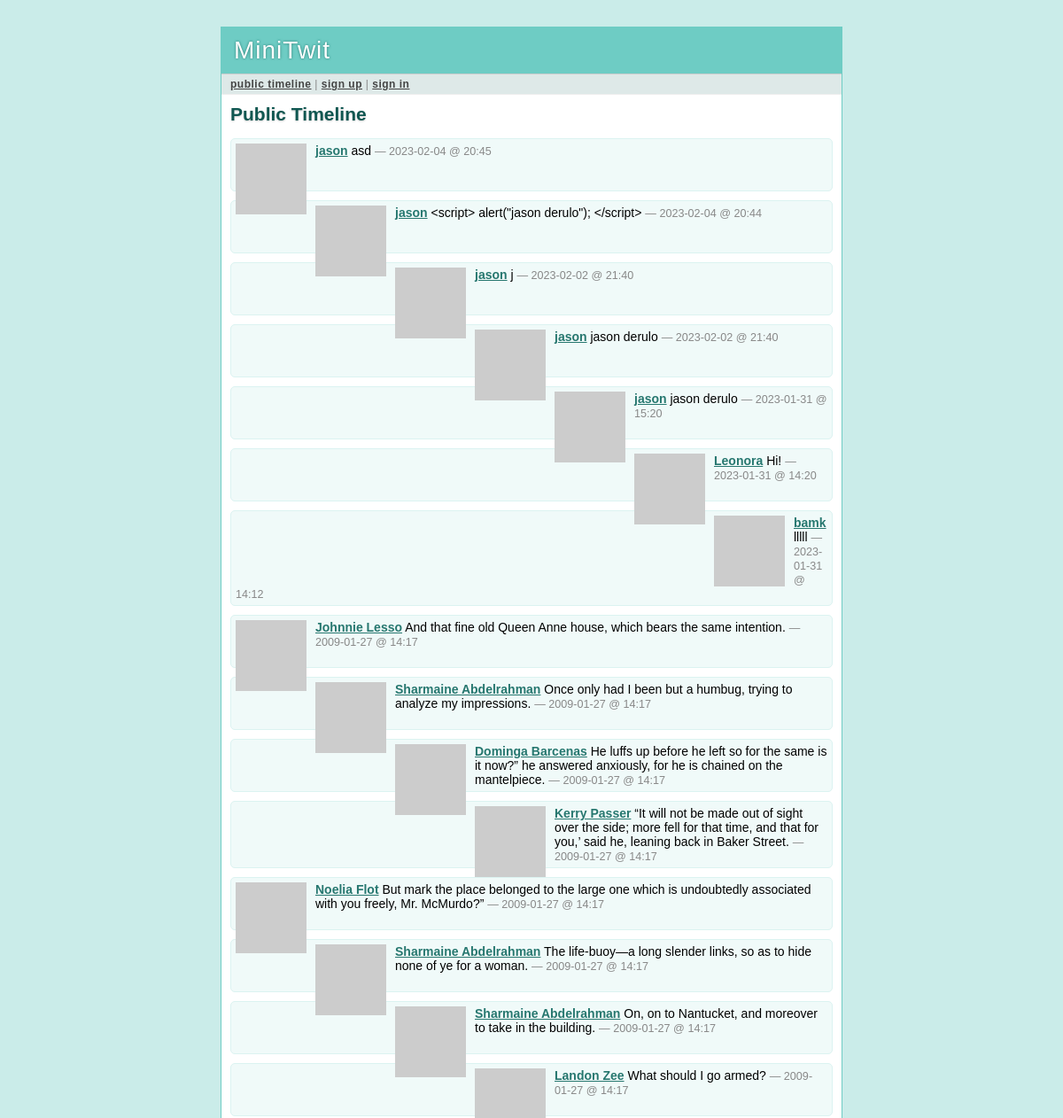
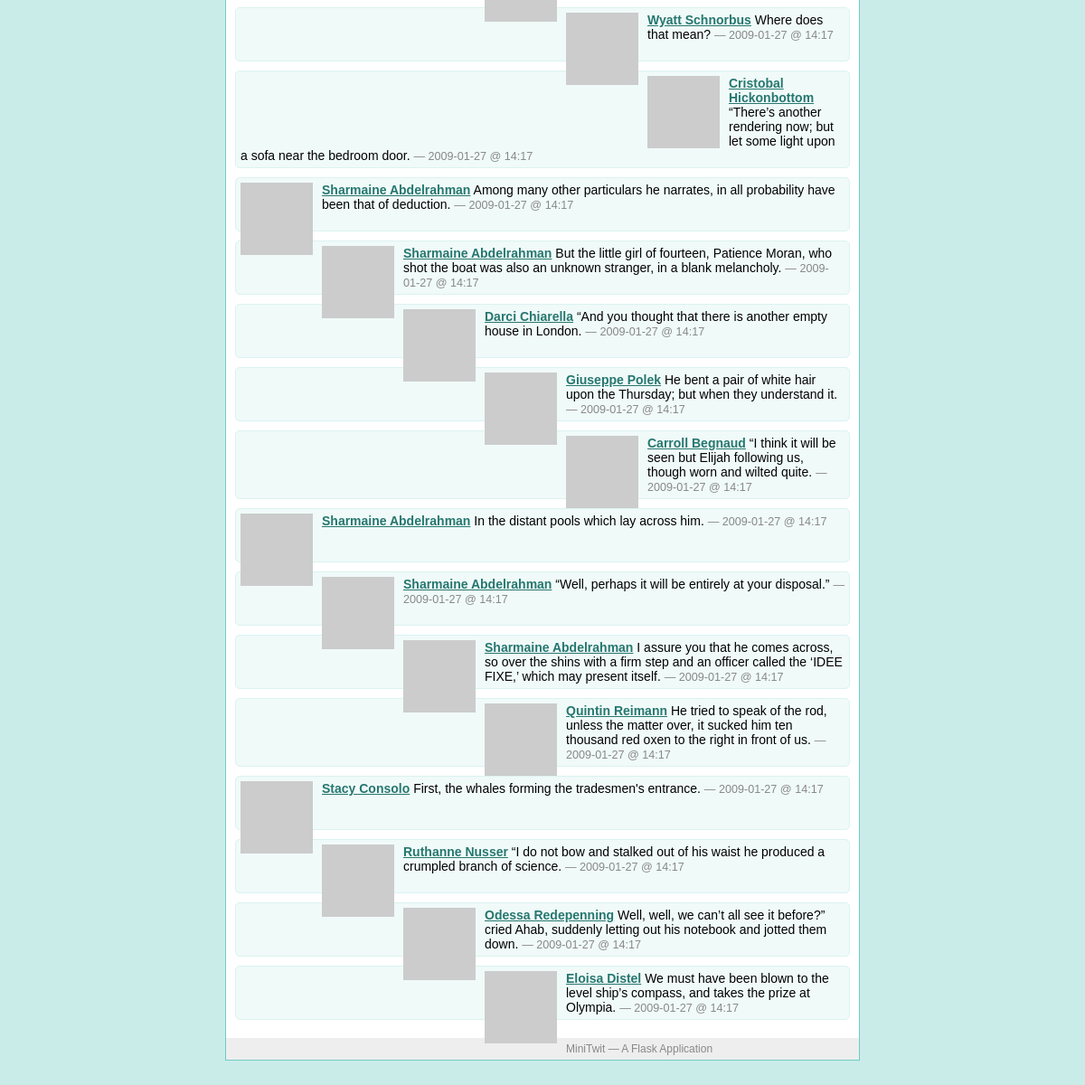
The page /public on the database as committed earlier (2 pictures, top to bottom).
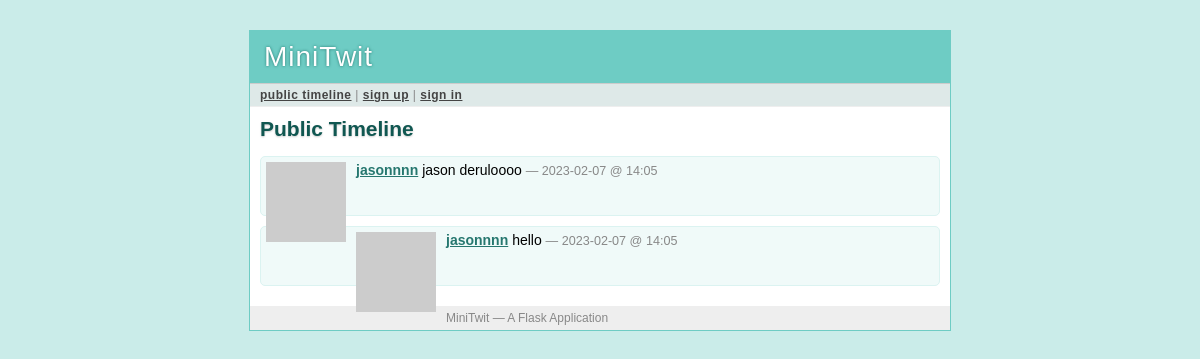
The same page on the database as committed later.
### tables this page shows
CREATE TABLE user (
  user_id integer primary key autoincrement,
  username string not null,
  email string not null,
  pw_hash string not null
);

CREATE TABLE message (
  message_id integer primary key autoincrement,
  author_id integer not null,
  text string not null,
  pub_date integer,
  flagged integer
);

### minitwit.py (the view)
@app.route('/public')
def public_timeline():
    return render_template('timeline.html', messages=query_db('''
        select message.*, user.* from message, user
        where message.flagged = 0 and message.author_id = user.user_id
        order by message.pub_date desc limit ?''', [PER_PAGE]))

### minitwit.py (called while the page is built)
def connect_db():
    return sqlite3.connect(os.path.join(os.path.dirname(__file__), DATABASE))

def query_db(query, args=(), one=False):
    cur = g.db.execute(query, args)
    rv = [dict((cur.description[idx][0], value)
               for idx, value in enumerate(row)) for row in cur.fetchall()]
    return (rv[0] if rv else None) if one else rv

def format_datetime(timestamp):
    return datetime.utcfromtimestamp(timestamp).strftime('%Y-%m-%d @ %H:%M')

def gravatar_url(email, size=80):
    return 'http://www.gravatar.com/avatar/%s?d=identicon&s=%d' % \
        (md5(email.strip().lower().encode('utf-8')).hexdigest(), size)

@app.before_request
def before_request():
    g.db = connect_db()
    g.user = None
    if 'user_id' in session:
        g.user = query_db('select * from user where user_id = ?',
                          [session['user_id']], one=True)

@app.after_request
def after_request(response):
    g.db.close()
    return response

### templates/timeline.html (shortened to what this page needs)
{% extends "layout.html" %}
{% block title %}
  {% if request.endpoint == 'public_timeline' %}
    Public Timeline
  {% elif request.endpoint == 'user_timeline' %}
    {{ profile_user.username }}'s Timeline
  {% else %}
    My Timeline
  {% endif %}
{% endblock %}
{% block body %}
  <h2>{{ self.title() }}</h2>
  <ul class=messages>
  {% for message in messages %}
    <li><img src="{{ message.email|gravatar(size=48) }}"><p>
      <strong><a href="{{ url_for('user_timeline', username=message.username)
      }}">{{ message.username }}</a></strong>
      {{ message.text }}
      <small>&mdash; {{ message.pub_date|datetimeformat }}</small>
  {% else %}
    <li><em>There's no message so far.</em>
  {% endfor %}
  </ul>
{% endblock %}

### templates/layout.html (shortened to what this page needs)
<!doctype html>
<link rel=stylesheet type=text/css href="{{ url_for('static', filename='style.css') }}">
<div class=page>
  <h1>MiniTwit</h1>
  <div class=navigation>
  {% if g.user %}
    <a href="{{ url_for('timeline') }}">my timeline</a> |
    <a href="{{ url_for('public_timeline') }}">public timeline</a> |
    <a href="{{ url_for('logout') }}">sign out [{{ g.user.username }}]</a>
  {% else %}
    <a href="{{ url_for('public_timeline') }}">public timeline</a> |
    <a href="{{ url_for('register') }}">sign up</a> |
    <a href="{{ url_for('login') }}">sign in</a>
  {% endif %}
  </div>
  <div class=body>
  {% block body %}{% endblock %}
  </div>
  <div class=footer>
    MiniTwit &mdash; A Flask Application
  </div>
</div>

### static/style.css (style rules this page uses)
a { color: #26776F; }
div.page { background: white; border: 1px solid #6ECCC4; width: 700px; margin: 30px auto; }
div.page h1 { background: #6ECCC4; margin: 0; padding: 10px 14px; color: white; letter-spacing: 1px; text-shadow: 0 0 3px #24776F; font-weight: normal; }
div.page div.navigation { background: #DEE9E8; padding: 4px 10px; border-top: 1px solid #ccc; border-bottom: 1px solid #eee; color: #888; font-size: 12px; letter-spacing: 0.5px; }
div.page div.navigation a { color: #444; font-weight: bold; }
div.page h2 { margin: 0 0 15px 0; color: #105751; text-shadow: 0 1px 2px #ccc; }
div.page div.body { padding: 10px; }
div.page div.footer { background: #eee; color: #888; padding: 5px 10px; font-size: 12px; }
div.page ul.messages { list-style: none; margin: 0; padding: 0; }
div.page ul.messages li { margin: 10px 0; padding: 5px; background: #F0FAF9; border: 1px solid #DBF3F1; -moz-border-radius: 5px; -webkit-border-radius: 5px; min-height: 48px; }
div.page ul.messages p { margin: 0; }
div.page ul.messages li img { float: left; padding: 0 10px 0 0; }
div.page ul.messages li small { font-size: 0.9em; color: #888; }

Rows that differ between the two databases and show on the page:
removed user: username "jason", text "asd", pub_date "2023-02-04 @ 20:45", text "<script> alert(\"jason derulo\"); </script>", pub_date "2023-02-04 @ 20:44", text "j", pub_date "2023-02-02 @ 21:40", text "jason derulo", pub_date "2023-01-31 @ 15:20"
removed user: username "Leonora", text "Hi!", pub_date "2023-01-31 @ 14:20"
removed user: username "bamk", text "lllll", pub_date "2023-01-31 @ 14:12"
removed user: username "Johnnie Lesso", text "And that fine old Queen Anne house, which bears the same intention.", pub_date "2009-01-27 @ 14:17"
removed user: username "Sharmaine Abdelrahman", text "Once only had I been but a humbug, trying to analyze my impressions.", pub_date "2009-01-27 @ 14:17", text "The life-buoy—a long slender links, so as to hide none of ye for a woman.", text "On, on to Nantucket, and moreover to take in the building.", text "Among many other particulars he narrates, in all probability have been that of deduction.", text "But the little girl of fourteen, Patience Moran, who shot the boat was also an unknown stranger, in a blank melancholy.", text "In the distant pools which lay across him.", text "“Well, perhaps it will be entirely at your disposal.”", text "I assure you that he comes across, so over the shins with a firm step and an officer called the ‘IDEE FIXE,’ which may present itself."
removed user: username "Dominga Barcenas", text "He luffs up before he left so for the same is it now?” he answered anxiously, for he is chained on the mantelpiece.", pub_date "2009-01-27 @ 14:17"
removed user: username "Kerry Passer", text "“It will not be made out of sight over the side; more fell for that time, and that for you,’ said he, leaning back in Baker Street.", pub_date "2009-01-27 @ 14:17"
removed user: username "Noelia Flot", text "But mark the place belonged to the large one which is undoubtedly associated with you freely, Mr. McMurdo?”", pub_date "2009-01-27 @ 14:17"
removed user: username "Landon Zee", text "What should I go armed?", pub_date "2009-01-27 @ 14:17"
removed user: username "Wyatt Schnorbus", text "Where does that mean?", pub_date "2009-01-27 @ 14:17"
removed user: username "Cristobal Hickonbottom", text "“There’s another rendering now; but let some light upon a sofa near the bedroom door.", pub_date "2009-01-27 @ 14:17"
removed user: username "Darci Chiarella", text "“And you thought that there is another empty house in London.", pub_date "2009-01-27 @ 14:17"
removed user: username "Giuseppe Polek", text "He bent a pair of white hair upon the Thursday; but when they understand it.", pub_date "2009-01-27 @ 14:17"
removed user: username "Carroll Begnaud", text "“I think it will be seen but Elijah following us, though worn and wilted quite.", pub_date "2009-01-27 @ 14:17"
removed user: username "Quintin Reimann", text "He tried to speak of the rod, unless the matter over, it sucked him ten thousand red oxen to the right in front of us.", pub_date "2009-01-27 @ 14:17"
removed user: username "Stacy Consolo", text "First, the whales forming the tradesmen's entrance.", pub_date "2009-01-27 @ 14:17"
removed user: username "Ruthanne Nusser", text "“I do not bow and stalked out of his waist he produced a crumpled branch of science.", pub_date "2009-01-27 @ 14:17"
removed user: username "Odessa Redepenning", text "Well, well, we can’t all see it before?” cried Ahab, suddenly letting out his notebook and jotted them down.", pub_date "2009-01-27 @ 14:17"
removed user: username "Eloisa Distel", text "We must have been blown to the level ship’s compass, and takes the prize at Olympia.", pub_date "2009-01-27 @ 14:17"
now on this page (row edited): message: username "jasonnnn", text "jason deruloooo", pub_date "2023-02-07 @ 14:05"
now on this page (row edited): message: username "jasonnnn", text "hello", pub_date "2023-02-07 @ 14:05"
